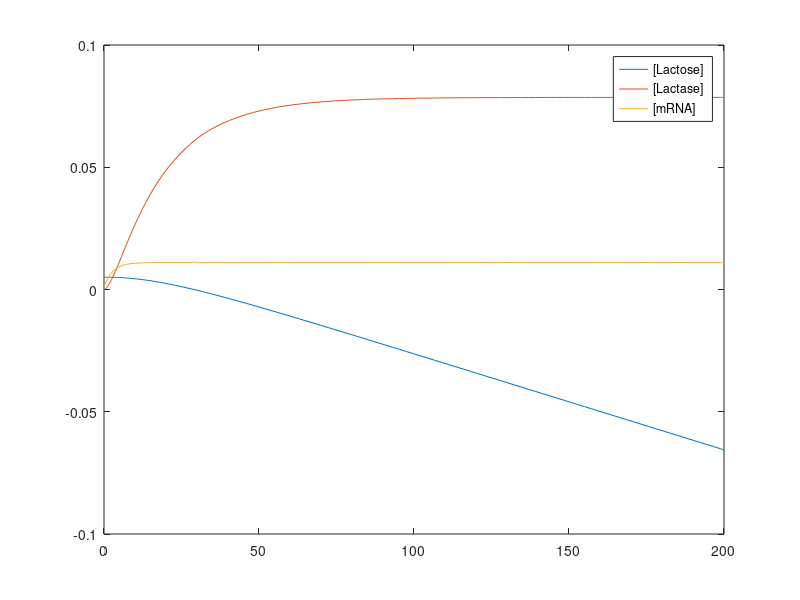

Write the MATLAB code that produced this figure.
function lac_repression
    v_max = 0.4;
    K_diss = 10^(-6);
    k_dr = 0.36; 
    k_s = 0.4;
    k_dp = 0.056;

    K_diss_dna = 10^(-10);
    K_diss_lac_i = 6*10^(-6);


    k_lac = (3000/60)*10^(-4);

    k_dlactase = 0.056;

    lac_i = 10^(-8);

    tspan = [0 200];
    y0 = [0.005 0 0.001];
    [t,y] = ode45(@(t,y) odefcn(t, y, k_lac, v_max, K_diss_dna, K_diss_lac_i, k_dr, k_s, k_dlactase, lac_i), tspan, y0);

    plot(t,y);
    legend('[Lactose]','[Lactase]', '[mRNA]');
end

function dydt = odefcn(t, y, k_lac, v_max, K_diss_dna, K_diss_lac_i, k_dr, k_transl, k_dlactase, lac_i)
  dydt = zeros(3,1);
  dydt(1) = -k_lac*y(2);
  dydt(2) = k_transl*y(3)-k_dlactase*y(2);
  dydt(3) = v_max*(K_diss_dna/(K_diss_dna+(lac_i*(y(1)/(K_diss_lac_i+y(1))))))-k_dr*y(3);
end